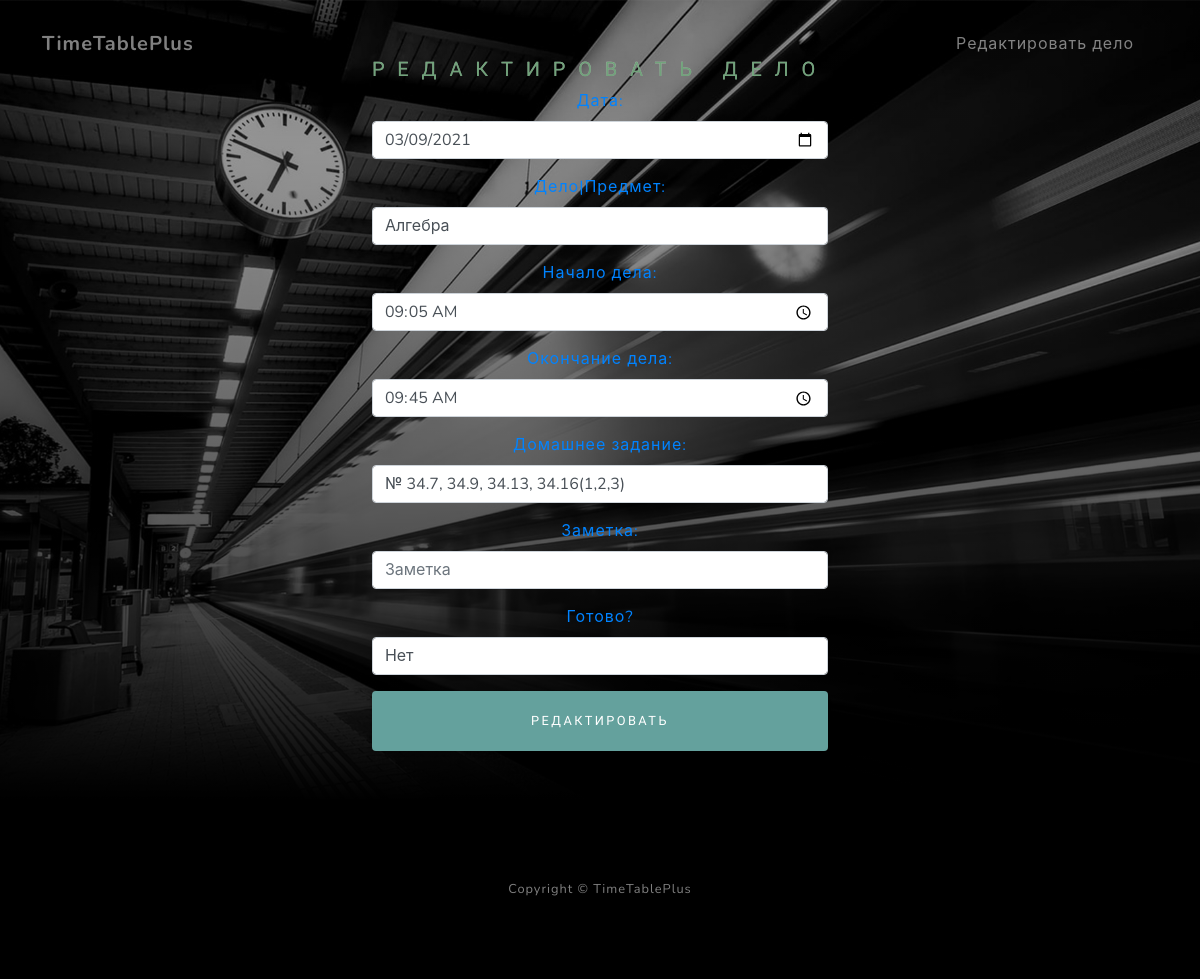
/schedule/edit/1/ (signed in), run on the app's committed database.
### Schedule/models.py (models this page shows, shortened)
class Schedule(models.Model):
    user = models.ForeignKey(User, on_delete=models.CASCADE, verbose_name='id пользователя', unique=False, help_text='Id пользователя должен быть в виде одного числа', null=True)
    time_start = models.TimeField(verbose_name='время начала', max_length=50, unique=False)
    time_end = models.TimeField(verbose_name='время конца', max_length=50, unique=False)
    date = models.DateField(verbose_name='дата', unique=False, null=True)
    affair = models.CharField(verbose_name='дело', max_length=200, unique=False, help_text='Дела должны быть в виде обычного текста', blank=False)
    note = models.CharField(verbose_name='заметка', max_length=200, unique=False, help_text='Заметки должны быть в виде обычного текста', blank=True)
    homework = models.CharField(verbose_name='домашнее задание', max_length=200, unique=False, default=None, help_text='Домашнее задание должны быть в виде обычного текста',
                                blank=True)
    is_ready = models.BooleanField(verbose_name='готово?', default=False, help_text='Готово? принимает только значение True или False')
    class Meta:
        managed = True
        verbose_name = 'расписание'
        ordering = ['date', ]

### Schedule/views.py (the view, shortened to what this page needs)
# urls.py: path('edit/<int:pk>/', UpdateAffairSchedule.as_view(), name='update_schedule'),
class UpdateAffairSchedule(SuccessMessageMixin, LoginRequiredMixin, UserPassesTestMixin, UpdateView):
    model = Schedule
    template_name = 'Schedule/update_schedule.html'
    form_class = CreateAffairScheduleForm
    @logger.catch
    def test_func(self):
        obj = Schedule.objects.get(pk=self.kwargs['pk'])
        if obj.user.id == self.request.user.id:
            return True
        elif self.request.user.is_staff:
            return True

### Schedule/templates/Schedule/update_schedule.html (shortened to what this page needs)
{% extends 'base.html' %}
{% load static %}
{% block add_settings %}
    <link href="{% static 'TimeTable/css/styles.css' %}" rel="stylesheet"/>
{% endblock %}
{% block content %}
    <nav class="navbar navbar-expand-lg navbar-light" id="mainNav"
         style="position: absolute; z-index: 100; align-items: center;
    justify-content: space-between;top: 0;right: 0;left: 0;">
        <div class="container">
            <a class="navbar-brand" href="{% url 'main_page' %}">TimeTablePlus</a>
            <div class="collapse navbar-collapse" id="navbarResponsive">
                <ul class="navbar-nav ml-auto">
                    <li class="nav-item"><a class="nav-link" href="#edit_affair">Редактировать дело</a></li>
                </ul>
            </div>
        </div>
    </nav>
    <header class="masthead" id="edit_affair">
        <div class="container d-flex h-100 align-items-center">
            <div class="mx-auto text-center">
                <h2 class="mx-auto my-0 text-uppercase masthead_h1_custom" style="color: #71a37b;">Редактировать
                    дело</h2>
                <form method="post">
                    {{ form.as_p }}
                    <button type="submit" class="btn btn-primary btn-block">Редактировать</button>
                </form>
            </div>
        </div>
    </header>
    <footer class="footer bg-black small text-center text-white-50">
        <div class="container">Copyright © TimeTablePlus</div>
    </footer>
{% endblock %}

### data on the page
Schedule: date "03/09/2021", affair "Алгебра", time_start "09:05:00", time_end "09:45:00", homework "№ 34.7, 34.9, 34.13, 34.16(1,2,3)", is_ready "Нет"
